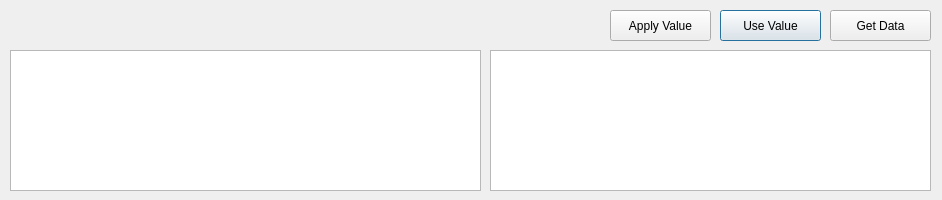
<?xml version="1.0" encoding="UTF-8"?>
<ui version="4.0">
 <class>eRPTSIntegrationDialogBase</class>
 <widget class="QDialog" name="eRPTSIntegrationDialogBase">
  <property name="geometry">
   <rect>
    <x>0</x>
    <y>0</y>
    <width>942</width>
    <height>200</height>
   </rect>
  </property>
  <property name="minimumSize">
   <size>
    <width>238</width>
    <height>200</height>
   </size>
  </property>
  <property name="maximumSize">
   <size>
    <width>16777215</width>
    <height>16777215</height>
   </size>
  </property>
  <property name="windowTitle">
   <string>eRPTS Integration</string>
  </property>
  <widget class="QTableWidget" name="tw_data">
   <property name="geometry">
    <rect>
     <x>10</x>
     <y>50</y>
     <width>471</width>
     <height>141</height>
    </rect>
   </property>
  </widget>
  <widget class="QTableWidget" name="tw_value">
   <property name="geometry">
    <rect>
     <x>490</x>
     <y>50</y>
     <width>441</width>
     <height>141</height>
    </rect>
   </property>
  </widget>
  <widget class="QLabel" name="lbl_brgy">
   <property name="geometry">
    <rect>
     <x>10</x>
     <y>10</y>
     <width>581</width>
     <height>31</height>
    </rect>
   </property>
   <property name="text">
    <string/>
   </property>
  </widget>
  <widget class="QPushButton" name="btn_use">
   <property name="geometry">
    <rect>
     <x>720</x>
     <y>10</y>
     <width>101</width>
     <height>31</height>
    </rect>
   </property>
   <property name="text">
    <string>Use Value</string>
   </property>
  </widget>
  <widget class="QPushButton" name="btn_locate">
   <property name="geometry">
    <rect>
     <x>610</x>
     <y>10</y>
     <width>101</width>
     <height>31</height>
    </rect>
   </property>
   <property name="text">
    <string>Apply Value</string>
   </property>
  </widget>
  <widget class="QPushButton" name="btn_get_data">
   <property name="geometry">
    <rect>
     <x>830</x>
     <y>10</y>
     <width>101</width>
     <height>31</height>
    </rect>
   </property>
   <property name="text">
    <string>Get Data</string>
   </property>
  </widget>
 </widget>
 <resources/>
 <connections/>
</ui>
